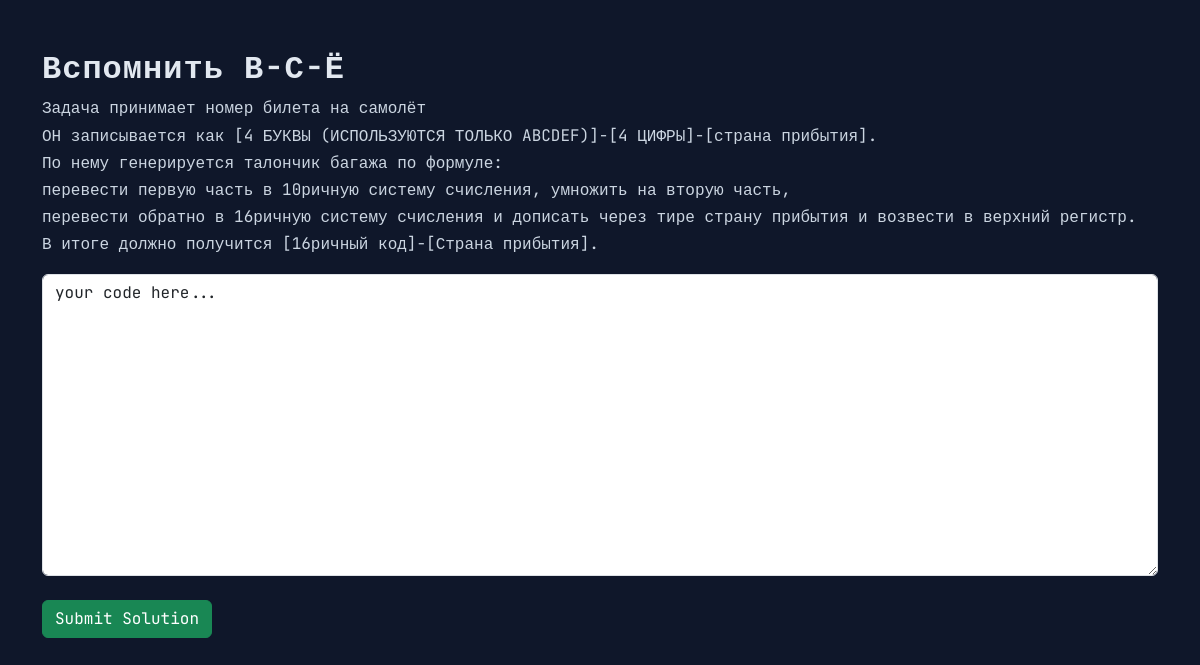
The page /level/1 (signed in) on the database its author committed.
### app/models.py (models this page shows)
class Level(db.Model):
    id = db.Column(db.Integer, primary_key=True)
    title = db.Column(db.String(120), nullable=False)
    description = db.Column(db.Text, nullable=False)
    starter_code = db.Column(db.Text)
    order = db.Column(db.Integer, unique=True)
    checker_name = db.Column(db.String(50), nullable=False)

### app/routes.py (the view)
@main.route("/level/<int:level_id>", methods=["GET"])
@login_required
def level(level_id):
    level = Level.query.get_or_404(level_id)
    return render_template("level.html", level=level)

### app/routes.py (called while the page is built)
@login_manager.user_loader
def load_user(user_id):
    return User.query.get(int(user_id))

### app/templates/level.html (shortened to what this page needs)
{% extends "base.html" %}
{% block content %}
<div class="container mt-5">
<h2>{{ level.title }}</h2>
<p>{{ level.description|safe }}</p>
<form method="POST" action="{{ url_for('main.submit_solution', level_id=level.id) }}">
    <div class="mb-2">
        <textarea id="code-area" name="code" class="form-control" rows="12">{{ level.starter_code }}</textarea>
    </div>
    <button class="btn btn-success mt-3">Submit Solution</button>
</form>
</div>
{% endblock %}

### app/templates/base.html (shortened to what this page needs)
<!DOCTYPE html>
<html lang="en">
<head>
    <link href="https://cdn.jsdelivr.net/npm/bootstrap@5.3.8/dist/css/bootstrap.min.css" rel="stylesheet"
>
    <link rel="stylesheet" href="{{ url_for('static', filename='style.css') }}">
</head>
<body>
<div class="page-wrapper">
    {% block content %}{% endblock %}
</div>
</body>
</html>

### app/static/style.css (style rules this page uses)
body { font-family: "JetBrains Mono", monospace; background: #0f172a; color: #e2e8f0; }
h1, h2, h3 { font-weight: 600; letter-spacing: 1px; }
p { line-height: 1.7; color: #cbd5e1; }

### rows shown on the page
Level: title "Вспомнить В-С-Ё", description "Задача принимает номер билета на самолёт ОН записывается как [4 БУКВЫ (ИСПОЛЬЗУЮТСЯ ТОЛЬКО ABCDEF)]-[4 ЦИФРЫ]-[страна прибытия]. По нему генерируется талончик багажа по формуле: перевести первую часть в 10ричную систему счисления, умножить на вторую часть, перевести обратно в 16ричную систему счисления и дописать через тире страну прибытия и возвести в верхний регистр. В итоге должно получится [16ричный код]-[Страна прибытия].", code "your code here..."
